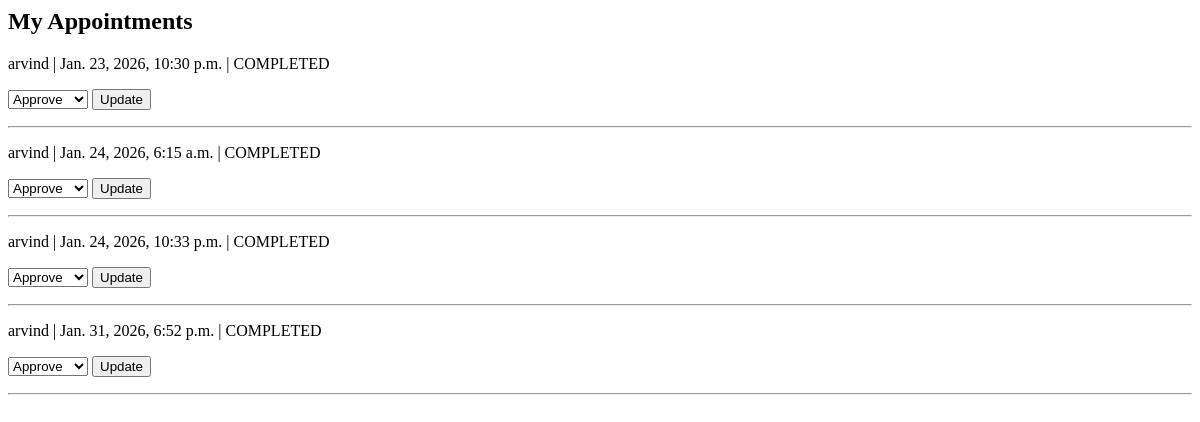
/appointments/doctor/ (signed in), run on an earlier commit of the app's database.
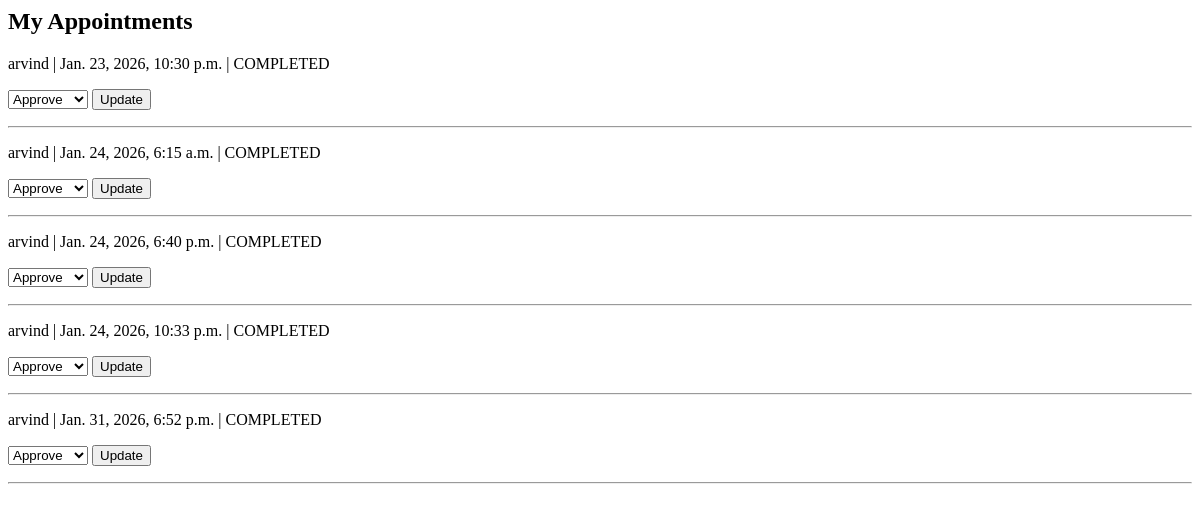
And on a later commit of the database.
### appointments/models.py (models this page shows, shortened)
class Appointment(models.Model):
    STATUS_CHOICES = (
        ('PENDING', 'Pending'),
        ('APPROVED', 'Approved'),
        ('COMPLETED', 'Completed'),
        ('CANCELLED', 'Cancelled'),
    )
    patient = models.ForeignKey(
        Patient,
        on_delete=models.CASCADE
    )
    doctor = models.ForeignKey(
        Doctor,
        on_delete=models.CASCADE
    )
    appointment_date = models.DateTimeField()
    status = models.CharField(
        max_length=10,
        choices=STATUS_CHOICES,
        default='PENDING'
    )
    created_at = models.DateTimeField(auto_now_add=True)

### patients/models.py (models this page shows)
class Patient(models.Model):
    user = models.OneToOneField(User, on_delete=models.CASCADE)
    age = models.IntegerField(
        null=True,
        blank=True
    )
    def __str__(self):
        return self.user.username

### users/models.py (models this page shows, shortened)
class User(AbstractUser):
    ROLE_CHOICES = (
        ('ADMIN', 'Admin'),
        ('DOCTOR', 'Doctor'),
        ('PATIENT', 'Patient'),
    )
    role = models.CharField(
        max_length=10,
        choices=ROLE_CHOICES,
        default='PATIENT'  # ✅ safety default
    )
    mobile = models.CharField(
        max_length=15,
        unique=True,
        null=True,
        blank=True
    )

### appointments/views.py (the view)
# urls.py: path('doctor/', doctor_appointments, name='doctor_appointments'),
@login_required
def doctor_appointments(request):
    if request.user.role != 'DOCTOR':
        return HttpResponseForbidden("Only doctors can view appointments")
    try:
        doctor = Doctor.objects.get(user=request.user)
    except Doctor.DoesNotExist:
        return render(request, 'appointments/doctor_list.html', {
            'error': 'Doctor profile not created. Contact admin.'
        })
    appointments = Appointment.objects.filter(
        doctor=doctor
    ).order_by('appointment_date')
    return render(request, 'appointments/doctor_list.html', {
        'appointments': appointments
    })

### templates/appointments/doctor_list.html (shortened to what this page needs)
<h2>My Appointments</h2>
{% for appointment in appointments %}
    <p>
        {{ appointment.patient }} |
        {{ appointment.appointment_date }} |
        {{ appointment.status }}
    </p>
    <form method="post" action="{% url 'update_appointment_status' appointment.id %}">
        <select name="status">
            <option value="APPROVED">Approve</option>
        </select>
        <button type="submit">Update</button>
    </form>
    <hr>
{% empty %}
    <p>No appointments</p>
{% endfor %}

What changed in the data, as far as the page shows it:
added Appointment: patient "arvind", appointment_date "Jan. 24, 2026, 6:40 p.m.", status "COMPLETED"
